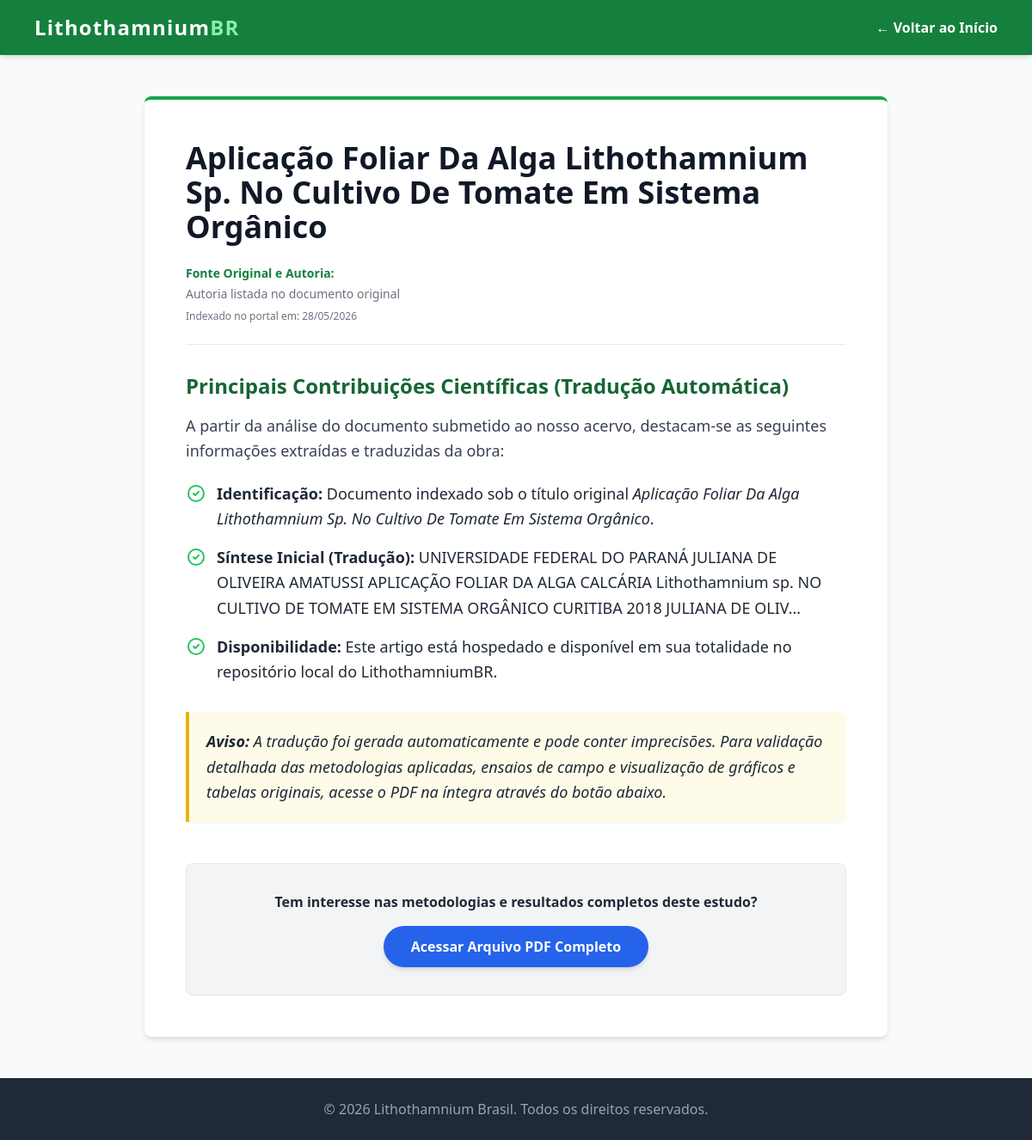
Page /artigo/1 on the committed database.
### tables this page shows
CREATE TABLE pesquisas (
            id INTEGER PRIMARY KEY AUTOINCREMENT,
            titulo TEXT,
            autores TEXT,
            resumo TEXT,
            conteudo TEXT,
            link_original TEXT UNIQUE,
            data_coleta TEXT,
            imagem TEXT
        );

### app.py (the view)
@app.route('/artigo/<int:id>')
def artigo(id):
    conn = conectar_banco()
    cursor = conn.cursor()
    cursor.execute('SELECT * FROM pesquisas WHERE id = ?', (id,))
    pesquisa = cursor.fetchone()
    conn.close()
    if pesquisa is None:
        return "Artigo não encontrado", 404
    return render_template('artigo.html', pesquisa=pesquisa)

### app.py (called while the page is built)
def conectar_banco():
    diretorio_atual = os.path.dirname(os.path.abspath(__file__))
    caminho_banco = os.path.join(diretorio_atual, 'pesquisas.db')
    conn = sqlite3.connect(caminho_banco)
    conn.row_factory = sqlite3.Row
    return conn

### templates/artigo.html (shortened to what this page needs)
<!DOCTYPE html>
<html lang="pt-BR">
<head>
    <script src="https://cdn.tailwindcss.com"></script>
</head>
<body class="bg-gray-50 text-gray-800 font-sans min-h-screen flex flex-col">
    <nav class="bg-green-700 text-white shadow-md">
        <div class="max-w-6xl mx-auto px-4 py-4 flex justify-between items-center">
            <a href="/" class="text-2xl font-bold tracking-wider hover:text-green-300 transition">Lithothamnium<span class="text-green-300">BR</span></a>
            <a href="/" class="font-semibold hover:text-green-300 transition">&larr; Voltar ao Início</a>
        </div>
    </nav>
    <main class="flex-grow w-full max-w-4xl mx-auto px-4 py-12">
        <article class="bg-white p-8 md:p-12 rounded-lg shadow-md border-t-4 border-green-600">
            <h1 class="text-3xl md:text-4xl font-extrabold text-gray-900 mb-6 leading-tight">{{ pesquisa.titulo }}</h1>
            <div class="text-sm text-gray-500 mb-8 border-b border-gray-200 pb-6">
                <p class="font-semibold mb-1 text-green-700">Fonte Original e Autoria:</p>
                <p>{{ pesquisa.autores }}</p>
                <p class="mt-2 text-xs">Indexado no portal em: {{ pesquisa.data_coleta }}</p>
            </div>
            <div class="prose max-w-none text-gray-700 text-lg leading-relaxed mb-10">
                {{ pesquisa.conteudo | safe }}
            </div>
            <div class="bg-gray-100 p-8 rounded-lg text-center border border-gray-200 mt-12">
                <p class="text-gray-800 mb-4 font-semibold">Tem interesse nas metodologias e resultados completos deste estudo?</p>
                <a href="{{ pesquisa.link_original }}" target="_blank" rel="noopener noreferrer" class="inline-block bg-blue-600 hover:bg-blue-700 text-white font-bold py-3 px-8 rounded-full transition shadow-md">
                    Acessar Arquivo PDF Completo
                </a>
            </div>
        </article>
    </main>
    <footer class="bg-gray-800 text-gray-400 py-6 text-center mt-auto">
        <p>&copy; 2026 Lithothamnium Brasil. Todos os direitos reservados.</p>
    </footer>
</body>
</html>

### rows in the picture
pesquisas: titulo "Aplicação Foliar Da Alga Lithothamnium Sp. No Cultivo De Tomate Em Sistema Orgânico", autores "Autoria listada no documento original", data_coleta "28/05/2026", conteudo "Principais Contribuições Científicas (Tradução Automática) A partir da análise do documento submetido ao nosso acervo, destacam-se as seguintes informações extraídas e traduzidas da obra: Identificação: Documento indexado sob o título original Aplicação Foliar Da Alga Lithothamnium Sp. No Cultivo De Tomate Em Sistema Orgânico . Síntese Inicial (Tradução): UNIVERSIDADE FEDERAL DO PARANÁ JULIANA DE OLIVEIRA AMATUSSI APLICAÇÃO FOLIAR DA ALGA CALCÁRIA Lithothamnium sp. NO CULTIVO DE TOMATE EM SISTEMA ORGÂNICO CURITIBA 2018 JULIANA DE OLIV... Disponibilidade: Este artigo está hospedado e disponível em sua totalidade no repositório local do LithothamniumBR. Aviso: A tradução foi gerada…"
